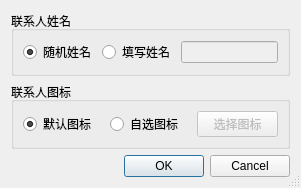
<?xml version="1.0" encoding="UTF-8"?>
<ui version="4.0">
 <class>Dialog</class>
 <widget class="QDialog" name="Dialog">
  <property name="geometry">
   <rect>
    <x>0</x>
    <y>0</y>
    <width>301</width>
    <height>186</height>
   </rect>
  </property>
  <property name="windowTitle">
   <string>微信公众号：学点编程吧--新增联系人</string>
  </property>
  <property name="windowIcon">
   <iconset>
    <normaloff>F:/PyQt5/PyQt545/res/user/default.ico</normaloff>F:/PyQt5/PyQt545/res/user/default.ico</iconset>
  </property>
  <property name="sizeGripEnabled">
   <bool>true</bool>
  </property>
  <layout class="QVBoxLayout" name="verticalLayout_3">
   <item>
    <widget class="QGroupBox" name="groupBox">
     <property name="title">
      <string>联系人姓名</string>
     </property>
     <layout class="QVBoxLayout" name="verticalLayout">
      <item>
       <layout class="QHBoxLayout" name="horizontalLayout">
        <item>
         <widget class="QRadioButton" name="radioButton">
          <property name="text">
           <string>随机姓名</string>
          </property>
          <property name="checked">
           <bool>true</bool>
          </property>
         </widget>
        </item>
        <item>
         <widget class="QRadioButton" name="radioButton_2">
          <property name="text">
           <string>填写姓名</string>
          </property>
         </widget>
        </item>
        <item>
         <widget class="QLineEdit" name="lineEdit">
          <property name="enabled">
           <bool>false</bool>
          </property>
         </widget>
        </item>
       </layout>
      </item>
     </layout>
    </widget>
   </item>
   <item>
    <widget class="QGroupBox" name="groupBox_2">
     <property name="title">
      <string>联系人图标</string>
     </property>
     <layout class="QVBoxLayout" name="verticalLayout_2">
      <item>
       <layout class="QHBoxLayout" name="horizontalLayout_2">
        <item>
         <widget class="QRadioButton" name="radioButton_3">
          <property name="text">
           <string>默认图标</string>
          </property>
          <property name="checked">
           <bool>true</bool>
          </property>
         </widget>
        </item>
        <item>
         <widget class="QRadioButton" name="radioButton_4">
          <property name="text">
           <string>自选图标</string>
          </property>
         </widget>
        </item>
        <item>
         <widget class="QPushButton" name="pushButton">
          <property name="enabled">
           <bool>false</bool>
          </property>
          <property name="text">
           <string>选择图标</string>
          </property>
         </widget>
        </item>
       </layout>
      </item>
     </layout>
     <zorder></zorder>
    </widget>
   </item>
   <item>
    <widget class="QDialogButtonBox" name="buttonBox">
     <property name="standardButtons">
      <set>QDialogButtonBox::Cancel|QDialogButtonBox::Ok</set>
     </property>
    </widget>
   </item>
  </layout>
 </widget>
 <resources/>
 <connections/>
</ui>
